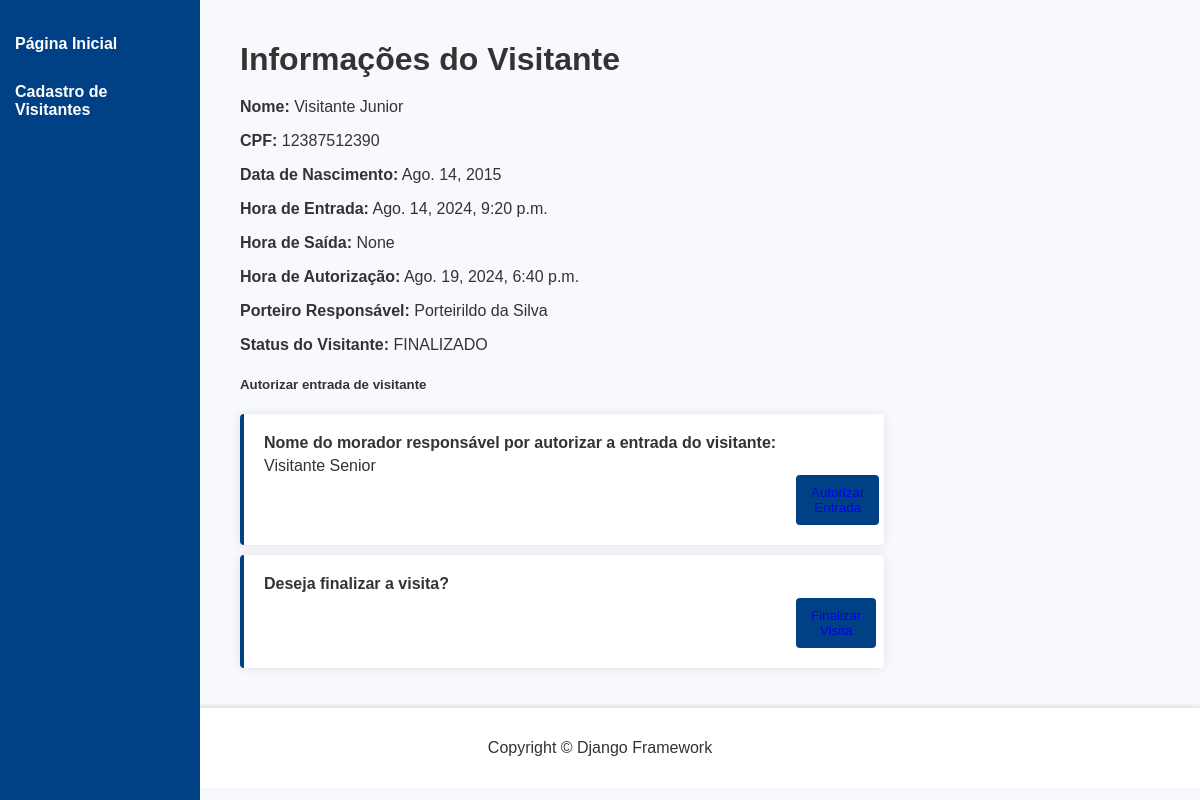
Page /info-visitante/1 on the earlier database version.
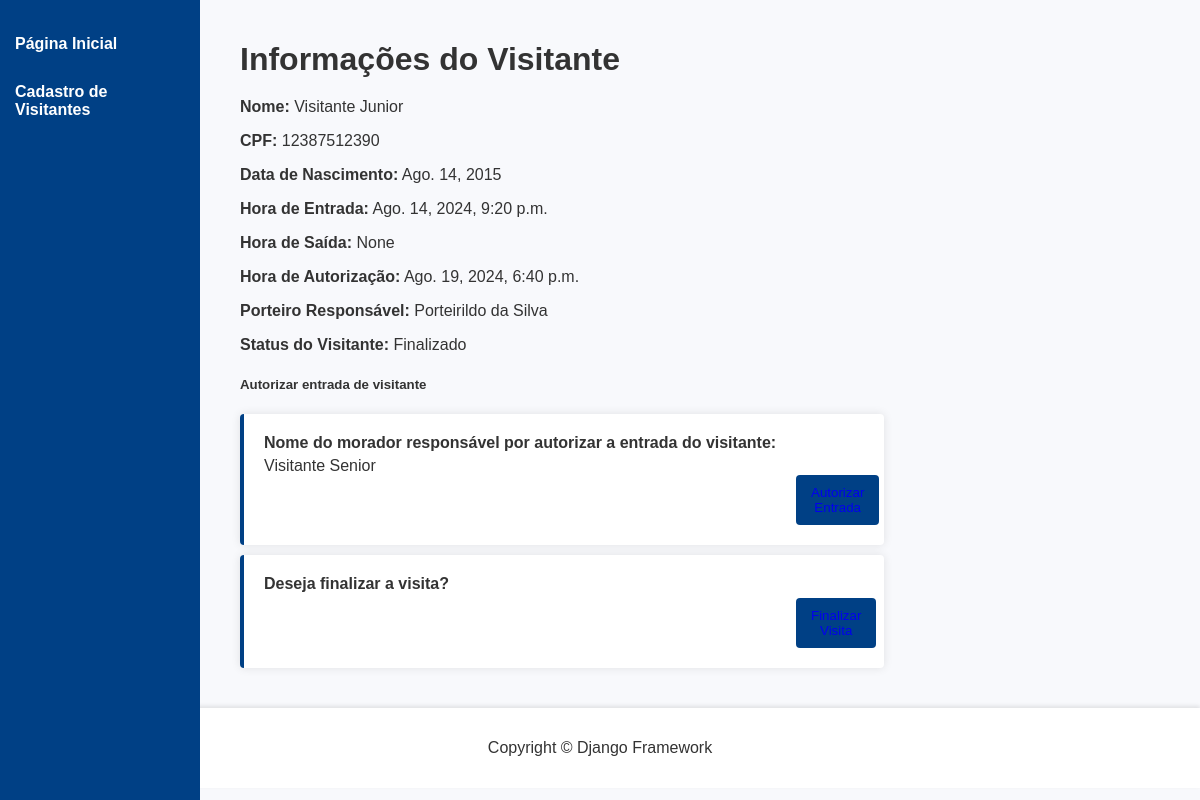
Same page on the later database version.
### visitantes/models.py (models this page shows, shortened)
class Visitante(models.Model):
    nome_completo = models.CharField(
        verbose_name="Nome Completo",
        max_length=255,
    )
    cpf = models.CharField(
        verbose_name="CPF",
        max_length=11,
        unique=True
    )
    data_nascimento = models.DateField(
        verbose_name="Data de Nascimento",
        auto_now=False,
        auto_now_add=False,
    )
    numero_casa = models.CharField(
        verbose_name="Número da Casa Visitada",
        max_length=255,
    )
    placa_veiculo = models.CharField(
        verbose_name="Placa do Veículo",
        max_length=7,
        blank=True,
        null=True,
    )
    hora_chegada = models.DateTimeField(
        verbose_name="Hora de Chegada",
        blank=True,
        null=True,
        auto_now_add=True,
        )
    hora_saida = models.DateTimeField(
        verbose_name="Hora de Saída",
        blank=True,
        null=True,
        auto_now=False,
        )
    hora_autorizacao = models.DateTimeField(
        verbose_name="Hora de Autorização",
        blank=True,
        null=True,
        auto_now=False,
    )
    nome_morador = models.CharField(
        verbose_name="Nome do Morador que autorizou a entrada",
        max_length=255,
        blank=True,
    )
    porteiro_autorizador = models.ForeignKey(
        "porteiros.Porteiro",
        verbose_name="Porteiro que Autorizou a Entrada",
        on_delete=models.PROTECT,
    )
    STATUS_VISITANTE = [
        ("AGUARDANDO", "Aguardando autorização"),
        ("EM_VISITA", "Em visita"),
        ("FINALIZADO", "Visita finalizada"),
    ]
    status = models.CharField(
        verbose_name = "Status",
        max_length = 20,
        choices = STATUS_VISITANTE,
        default="AGUARDANDO"
    )
    class Meta:
        verbose_name = "Visitante"
        verbose_name_plural = "Visitantes"
        db_table = "visitante"
    def get_status(self):
        if self.status:
            return self.status
        return "Status não registrado"

### porteiros/models.py (models this page shows)
class Porteiro(models.Model):
    nome_completo = models.CharField(
        verbose_name="Nome Completo",
        max_length=100,
    )
    cpf = models.CharField(
        verbose_name="CPF",
        max_length=11,
    )
    telefone = models.CharField(
        verbose_name="Telefone para Contato",
        max_length=11,
    )
    data_nascimento = models.DateField(
        verbose_name="Data de Nascimento",
        auto_now=False,
        auto_now_add=False,
    )
    usuario = models.OneToOneField(
        "usuarios.Usuario",
        verbose_name="Usuário",
        on_delete=models.PROTECT
    )
    class Meta:
        verbose_name = "Porteiro"
        verbose_name_plural = "Porteiros"
        db_table = "porteiro"
    def __str__(self):
        return self.nome_completo

### visitantes/views.py (the view, shortened to what this page needs)
# urls.py: path("info-visitante/<int:id>", informacoes_visitante, name="informacoes_visitante"),
def informacoes_visitante(request, id):
    visitante = get_object_or_404(Visitante, id=id)
    form = AutorizaVisitanteForm()
    context = {
        "nome_pagina":"Informações do Visitante",
        "visitante":visitante,
        "form":form,
    }
    return render(request, "visitantes/informacoes_visitante.html", context)

### templates/visitantes/informacoes_visitante.html (shortened to what this page needs)
{% extends "base.html" %}
{% block content %}
<div class="content">
    <h1>Informações do Visitante</h1>
    <div class="info">
        <p><strong>Nome:</strong> {{ visitante.nome_completo }}</p>
        <p><strong>CPF:</strong> {{ visitante.cpf }}</p>
        <p><strong>Data de Nascimento:</strong> {{ visitante.data_nascimento }}</p>
        <p><strong>Hora de Entrada:</strong> {{ visitante.hora_chegada }}</p>
        <p><strong>Hora de Saída:</strong> {{ visitante.hora_saida }}</p>
        <p><strong>Hora de Autorização:</strong> {{ visitante.hora_autorizacao }}</p>
        <p><strong>Porteiro Responsável:</strong> {{ visitante.porteiro_autorizador }}</p>
        <p><strong>Status do Visitante:</strong> {{ visitante.get_status }}</p>
    </div>
    <div class="modal fade" id="modal1" tabindex="-1" role="dialog" aria-labelledby="exampleModalLabel"
        aria-hidden="true">
        <div class="modal-dialog" role="document">
            <div class="modal-content">
                <div class="modal-header">
                    <h5 class="modal-title" id="exampleModalLabel">Autorizar entrada de visitante</h5>
                </div>
                <div class="modal-body">
                    <form method="post" action="{% url 'informacoes_visitante' visitante.id %}">
                        <div class="form-group">
                            <label for="id_nome_morador" class="col-form-label">Nome do morador responsável por autorizar a entrada do visitante:</label>
                            {{ visitante.nome_morador }}
                        </div>
                        <button type="submit" name="status" value="Finalizado" class="button">
                            <a href="#">
                                <span class="text">Autorizar Entrada</span>
                            </a>
                        </button>
                    </form>
                </div>
            </div>
        </div>
    </div>
    <div class="modal fade" id="modal2" tabindex="-1" role="dialog" aria-labelledby="exampleModalLabel"
        aria-hidden="true">
        <div class="modal-dialog" role="document" style="margin-top: 10px;">
            <form method="post" action="{% url 'informacoes_visitante' visitante.id %}">
                <label>Deseja finalizar a visita?</label>
                <button type="submit" name="status" value="Finalizado" class="button">
                    <a href="#" class="button button-warning button-icon-split button-sm" data-toggle="modal" data-target="#modal2">
                        <span class="text">Finalizar Visita</span>
                    </a>
                </button>
            </form>
        </div>
    </div>
</div>
{% endblock %}

Differences in the rows shown:
changed Visitante "Visitante Junior": get_status "FINALIZADO" → "Finalizado"
